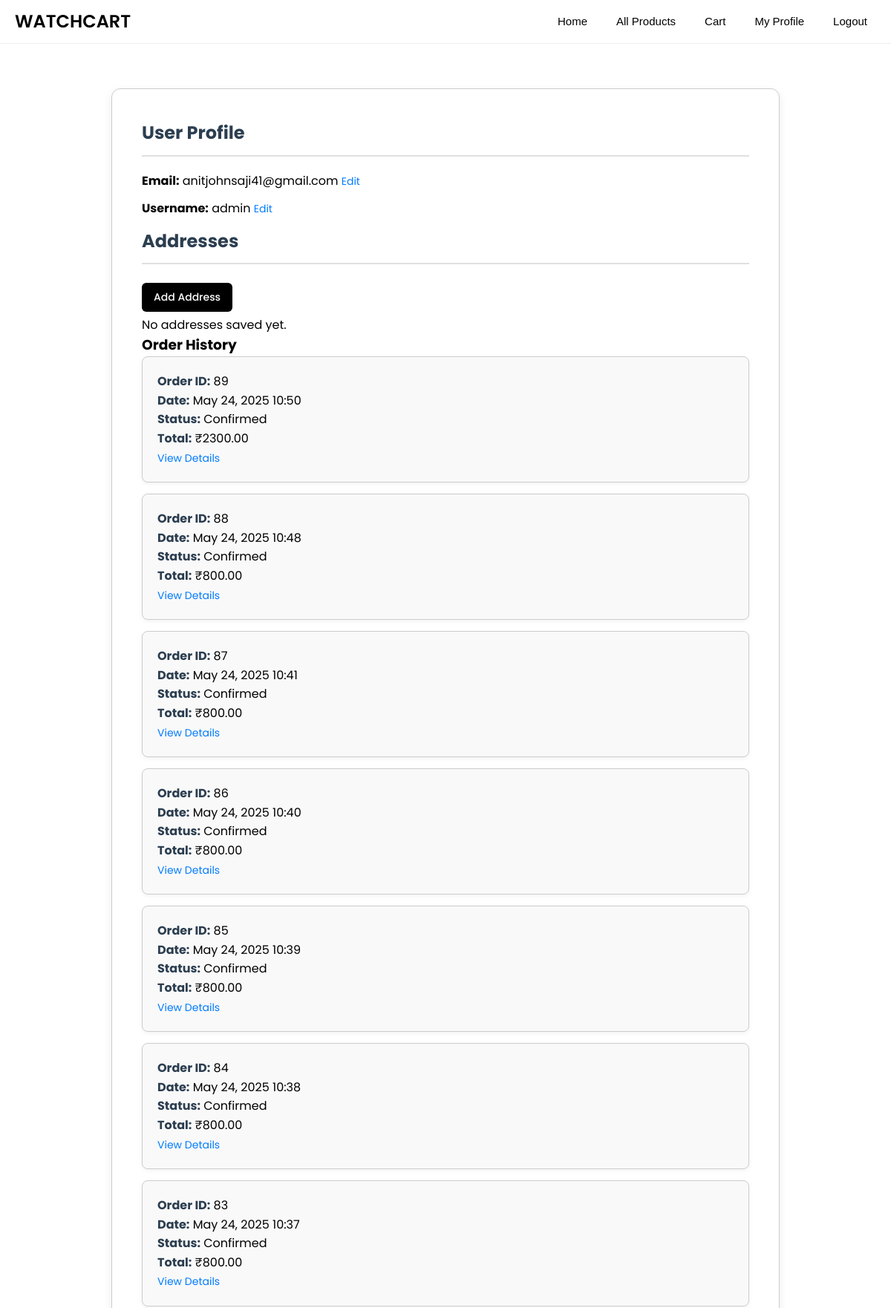
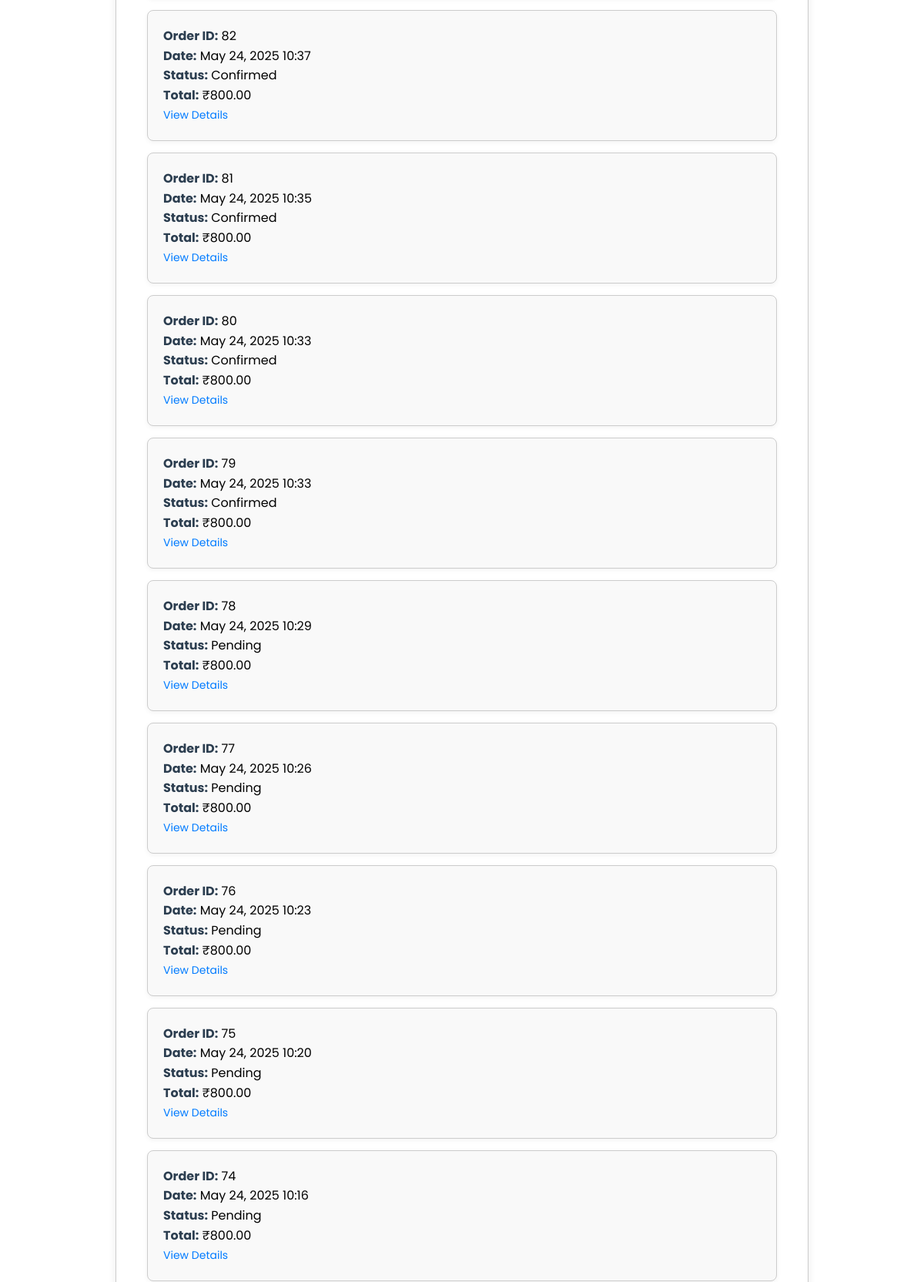
/profile/ (signed in, upper part), run on the app's committed database (2 pictures, top to bottom).
### eapp/models.py (models this page shows, shortened)
class Order(models.Model):
    PAYMENT_METHODS = [
        ('online', 'Online Payment'),
        ('cod', 'Cash on Delivery'),
    ]
    STATUS_CHOICES = [
        ('Pending', 'Pending'),
        ('Confirmed', 'Confirmed'),
    ]
    user = models.ForeignKey(User, on_delete=models.CASCADE)
    name = models.CharField(max_length=255, blank=True)
    phone = models.CharField(max_length=15, blank=True)
    shipping_address = models.TextField()
    payment_method = models.CharField(max_length=20, choices=PAYMENT_METHODS)
    total_price = models.DecimalField(max_digits=10, decimal_places=2)
    date_ordered = models.DateTimeField(auto_now_add=True)
    is_paid = models.BooleanField(default=False)
    status = models.CharField(max_length=20, choices=STATUS_CHOICES, default='Pending')
    razorpay_payment_id = models.CharField(max_length=100, blank=True, null=True)

### eapp/views.py (the view)
# urls.py: path('profile/', views.profile_view, name='profile'),
@login_required
def profile_view(request):
    addresses = Address.objects.filter(user=request.user)
    orders = Order.objects.filter(user=request.user).order_by('-date_ordered')
    return render(request, 'profile.html', {
        'email': request.user.email,
        'addresses': addresses,
        'orders': orders
    })

### templates/profile.html (shortened to what this page needs)
{% load static %}
<!DOCTYPE html>
<html lang="en">
<head>
  <link rel="stylesheet" href="{% static 'css/profile.css' %}" />
</head>
<body>
  <nav class="navbar">
    <a class="navbar-brand" href="#">WATCHCART</a>
    <div class="nav-links">
      <a href="{% url 'index' %}"><button>Home</button></a>
      <a href="{% url 'product_list' %}"><button>All Products</button></a>
      <a href="{% url 'cart_view' %}"><button>Cart</button></a>
      <a href="{% url 'profile' %}"><button>My Profile</button></a>
      {% if user.is_authenticated %}
        <a href="{% url 'logout' %}"><button>Logout</button></a>
      {% else %}
        <a href="{% url 'userlogin' %}"><button>Login</button></a>
      {% endif %}
    </div>
  </nav>
  <div class="container">
    <div class="profile-section">
      <h2>User Profile</h2>
      <p><strong>Email:</strong> {{ email }} <a href="{% url 'edit_email' %}">Edit</a></p>
      <p><strong>Username:</strong> {{ request.user.username }} <a href="{% url 'edit_username' %}">Edit</a></p>
    </div>
    <div class="address-section">
      <h3>Addresses</h3>
      <a class="custom-btn green" href="{% url 'add_address' %}">Add Address</a>
      {% if addresses %}
        <ul class="list-group">
          {% for addr in addresses %}
            <li class="list-group-item">
              <strong>{{ addr.name }}</strong><br />
              {{ addr.address }}<br />
              Phone: {{ addr.phone }}<br />
              <a href="{% url 'edit_address' addr.id %}">Edit</a>
              <a href="{% url 'delete_address' addr.id %}">Delete</a>
            </li>
          {% endfor %}
        </ul>
      {% else %}
        <p>No addresses saved yet.</p>
      {% endif %}
    </div>
    <div class="order-history-section">
      <h3>Order History</h3>
      {% if orders %}
        <ul class="list-group">
          {% for order in orders %}
            <li class="list-group-item">
              <strong>Order ID:</strong> {{ order.id }}<br />
              <strong>Date:</strong> {{ order.date_ordered|date:"M d, Y H:i" }}<br />
              <strong>Status:</strong> {{ order.status }}<br />
              <strong>Total:</strong> ₹{{ order.total_price }}<br />
              <a href="{% url 'order_detail' order.id %}">View Details</a>
            </li>
          {% endfor %}
        </ul>
      {% else %}
        <p>You have not placed any orders yet.</p>
      {% endif %}
    </div>
  </div>
</body>
</html>

### static/css/profile.css (style rules this page uses)
* { margin: 0; padding: 0; box-sizing: border-box; }
body { font-family: 'Poppins', sans-serif; background-color: #fff; color: #000; line-height: 1.6; }
.navbar { background-color: #fff; border-bottom: 1px solid #eee; padding: 10px 20px; display: flex; align-items: center; justify-content: space-between; flex-wrap: wrap; position: relative; }
.navbar-brand { font-size: 24px; font-weight: 600; color: #000; text-decoration: none; margin-right: 20px; }
.nav-links { display: flex; align-items: center; gap: 15px; white-space: nowrap; flex-wrap: nowrap; order: 3; }
.nav-links a { text-decoration: none; }
.nav-links button { background: none; border: none; font-size: 15px; padding: 8px 12px; font-weight: 500; color: #000; transition: all 0.3s ease; border-bottom: 2px solid transparent; cursor: pointer; }
.container { max-width: 900px; margin: 60px auto; background: #fff; padding: 40px; border-radius: 12px; box-shadow: 0 4px 12px rgba(0, 0, 0, 0.08); border: 1px solid #ccc; }
.profile-section h2, .address-section h3 { font-size: 24px; color: #2c3e50; margin-bottom: 20px; border-bottom: 2px solid #e0e0e0; padding-bottom: 10px; }
.profile-section p { font-size: 16px; margin: 12px 0; }
.profile-section a, .address-section a { font-size: 14px; color: #007BFF; text-decoration: none; }
.custom-btn { display: inline-block; font-size: 14px; padding: 8px 16px; margin: 5px 5px 5px 0; border-radius: 6px; font-weight: 500; border: none; cursor: pointer; transition: background-color 0.3s ease; text-decoration: none; }
.custom-btn.green { background-color: #000; color: #fff; }
.list-group { list-style: none; padding: 0; }
.list-group-item { background-color: #f9f9f9; margin-bottom: 15px; padding: 20px; border-radius: 8px; border: 1px solid #ccc; box-shadow: 0 2px 6px rgba(0, 0, 0, 0.05); transition: box-shadow 0.3s ease; }
.list-group-item strong { font-size: 16px; color: #2c3e50; }
.list-group-item a { font-size: 14px; color: #007bff; text-decoration: none; margin-right: 10px; }

### data on the page
Order: id "89", date_ordered "May 24, 2025 10:50", status "Confirmed", total_price "2300.00"
Order: id "88", date_ordered "May 24, 2025 10:48", status "Confirmed", total_price "800.00"
Order: id "87", date_ordered "May 24, 2025 10:41", status "Confirmed", total_price "800.00"
Order: id "86", date_ordered "May 24, 2025 10:40", status "Confirmed", total_price "800.00"
Order: id "85", date_ordered "May 24, 2025 10:39", status "Confirmed", total_price "800.00"
Order: id "84", date_ordered "May 24, 2025 10:38", status "Confirmed", total_price "800.00"
Order: id "83", date_ordered "May 24, 2025 10:37", status "Confirmed", total_price "800.00"
Order: id "82", date_ordered "May 24, 2025 10:37", status "Confirmed", total_price "800.00"
Order: id "81", date_ordered "May 24, 2025 10:35", status "Confirmed", total_price "800.00"
Order: id "80", date_ordered "May 24, 2025 10:33", status "Confirmed", total_price "800.00"
Order: id "79", date_ordered "May 24, 2025 10:33", status "Confirmed", total_price "800.00"
Order: id "78", date_ordered "May 24, 2025 10:29", status "Pending", total_price "800.00"
Order: id "77", date_ordered "May 24, 2025 10:26", status "Pending", total_price "800.00"
Order: id "76", date_ordered "May 24, 2025 10:23", status "Pending", total_price "800.00"
Order: id "75", date_ordered "May 24, 2025 10:20", status "Pending", total_price "800.00"
Order: id "74", date_ordered "May 24, 2025 10:16", status "Pending", total_price "800.00"

### other printed values
{{ email }} "anitjohnsaji41@gmail.com"
{{ request.user.username }} "admin"
